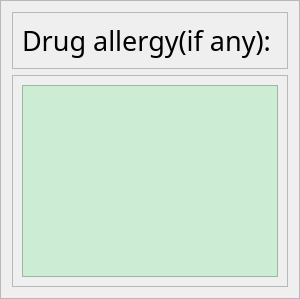
               <widget class="QFrame" name="frame_12">
                <property name="minimumSize">
                 <size>
                  <width>0</width>
                  <height>250</height>
                 </size>
                </property>
                <property name="styleSheet">
                 <string notr="true"/>
                </property>
                <property name="frameShape">
                 <enum>QFrame::StyledPanel</enum>
                </property>
                <property name="frameShadow">
                 <enum>QFrame::Raised</enum>
                </property>
                <layout class="QVBoxLayout" name="verticalLayout_11">
                 <item>
                  <widget class="QFrame" name="frame_19">
                   <property name="styleSheet">
                    <string notr="true"/>
                   </property>
                   <property name="frameShape">
                    <enum>QFrame::StyledPanel</enum>
                   </property>
                   <property name="frameShadow">
                    <enum>QFrame::Raised</enum>
                   </property>
                   <layout class="QVBoxLayout" name="verticalLayout_12">
                    <item alignment="Qt::AlignLeft">
                     <widget class="QLabel" name="label_4">
                      <property name="font">
                       <font>
                        <family>Bahnschrift Condensed</family>
                        <pointsize>20</pointsize>
                        <bold>false</bold>
                       </font>
                      </property>
                      <property name="text">
                       <string>Drug allergy(if any):</string>
                      </property>
                     </widget>
                    </item>
                   </layout>
                  </widget>
                 </item>
                 <item>
                  <widget class="QFrame" name="frame_25">
                   <property name="frameShape">
                    <enum>QFrame::StyledPanel</enum>
                   </property>
                   <property name="frameShadow">
                    <enum>QFrame::Raised</enum>
                   </property>
                   <layout class="QHBoxLayout" name="horizontalLayout_23">
                    <item>
                     <widget class="QTextEdit" name="textEdit_18">
                      <property name="minimumSize">
                       <size>
                        <width>0</width>
                        <height>30</height>
                       </size>
                      </property>
                      <property name="styleSheet">
                       <string notr="true">background-color: rgb(204, 236, 211);</string>
                      </property>
                     </widget>
                    </item>
                   </layout>
                  </widget>
                 </item>
                </layout>
               </widget>
